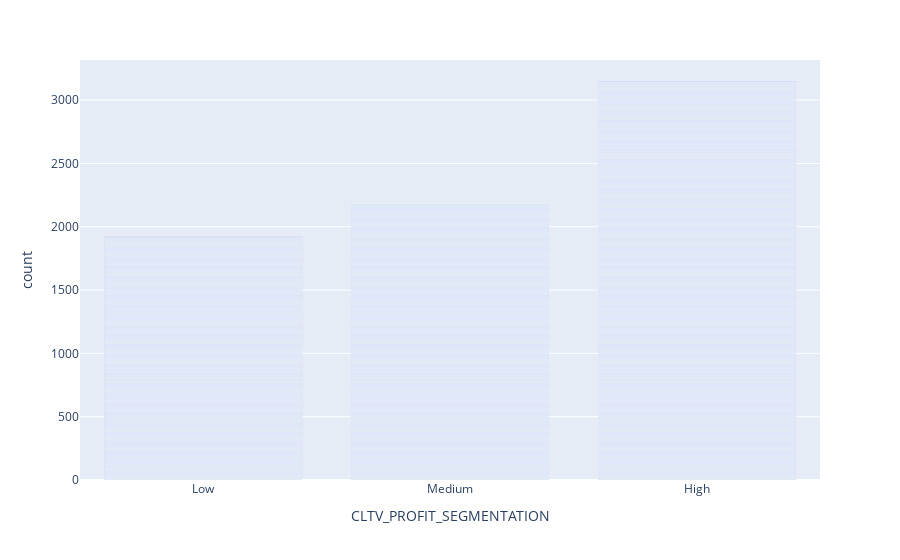

Notebook code for this chart:
### Code cell
fig = px.bar(df, x='CLTV_PROFIT_SEGMENTATION')
fig.show()

### Figure 1 — Plotly figure (JSON) as saved in the notebook; plotly's stock layout.template omitted (floating-point values rounded to 4 significant figures; data arrays with more than 128 entries replaced by an {"elided": "..."} marker saying what was removed)
{"data": [{"hovertemplate": "CLTV_PROFIT_SEGMENTATION=%{x}<br>count=%{y}<extra></extra>", "legendgroup": "", "marker": {"color": "#636efa", "pattern": {"shape": ""}}, "name": "", "orientation": "v", "showlegend": false, "textposition": "auto", "type": "bar", "x": {"elided": "7258 str values"}, "xaxis": "x", "y": {"elided": "7258 int values"}, "yaxis": "y"}], "layout": {"barmode": "relative", "legend": {"tracegroupgap": 0}, "margin": {"t": 60}, "xaxis": {"anchor": "y", "domain": [0, 1], "title": {"text": "CLTV_PROFIT_SEGMENTATION"}}, "yaxis": {"anchor": "x", "domain": [0, 1], "title": {"text": "count"}}}}
